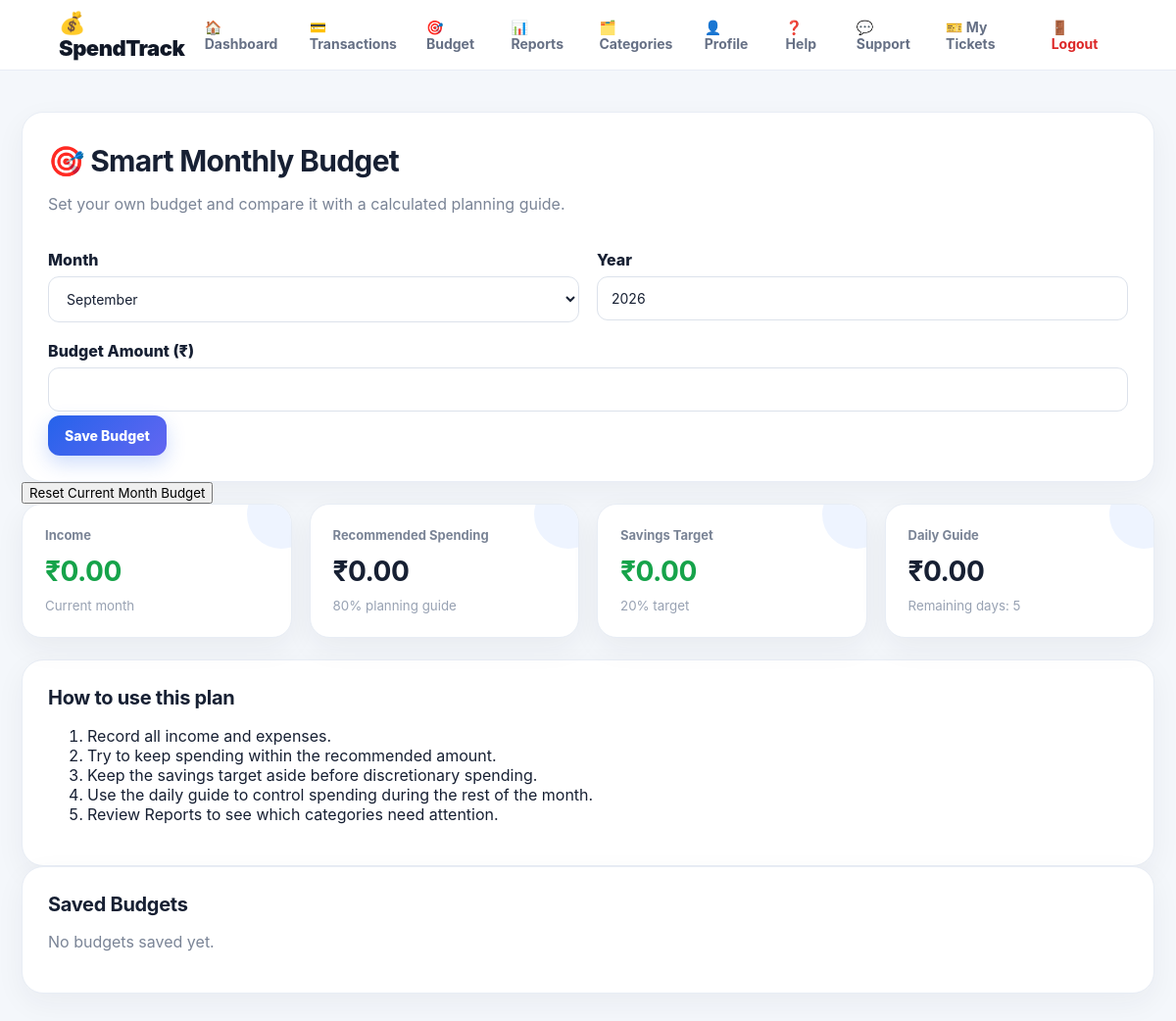
Before: /budget (signed in) with the older database file.
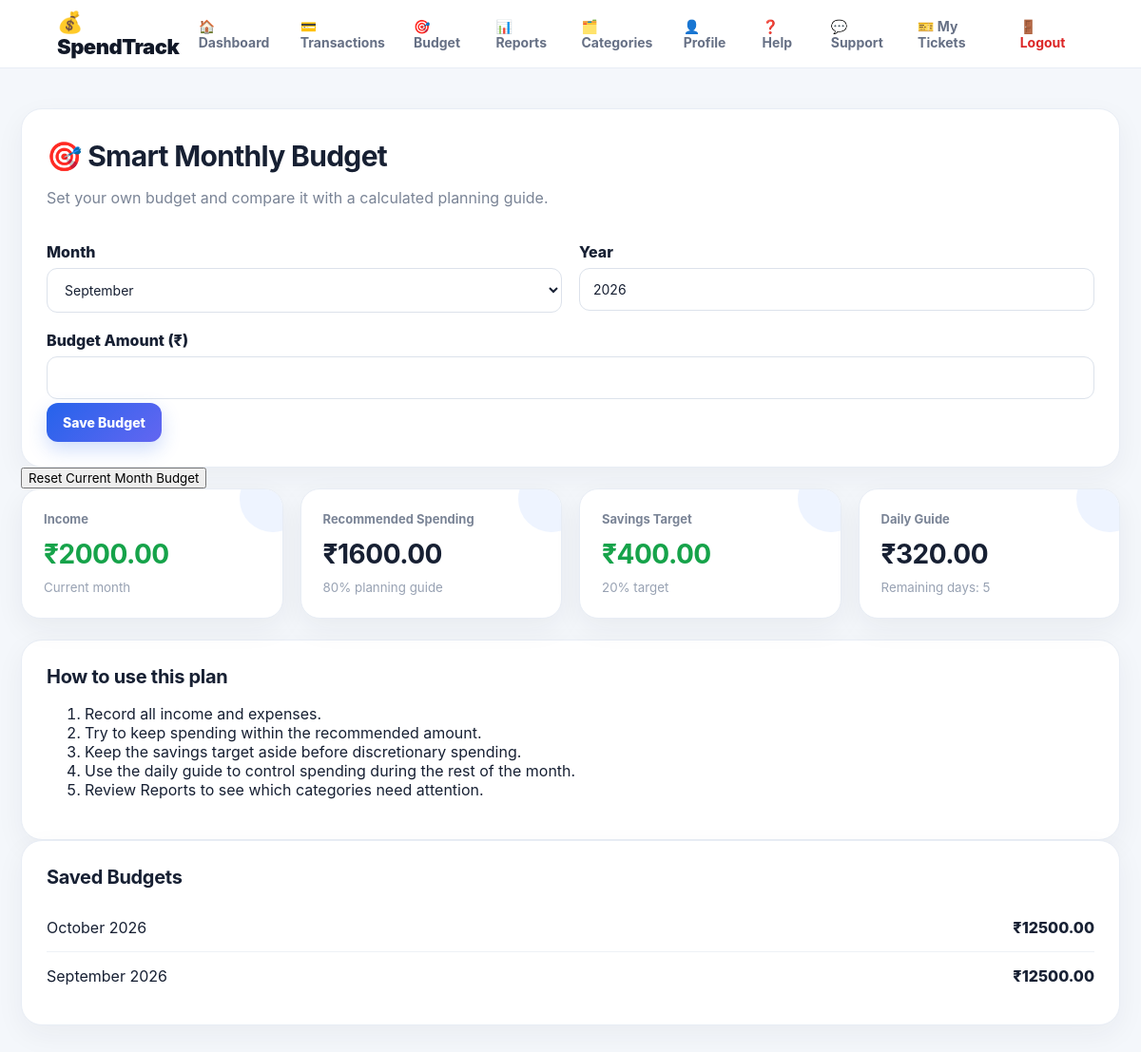
After: the same page with the newer database file.
### tables this page shows
CREATE TABLE budgets (
        id INTEGER PRIMARY KEY AUTOINCREMENT, user_id INTEGER NOT NULL,
        month INTEGER NOT NULL, year INTEGER NOT NULL, amount REAL NOT NULL,
        UNIQUE(user_id, month, year), FOREIGN KEY(user_id) REFERENCES users(id)
    );

### app.py (the view, shortened to what this page needs)
@app.route("/budget",methods=["GET","POST"])
@login_required
def budget():
    m,y=date.today().month,date.today().year
    conn=get_db(); budgets=conn.execute("SELECT * FROM budgets WHERE user_id=? ORDER BY year DESC,month DESC",(session["user_id"],)).fetchall(); conn.close()
    income, expense = totals(session["user_id"], m, y)
    recommended = income * 0.80
    savings_target = income * 0.20
    days_left = max(calendar.monthrange(y,m)[1] - date.today().day + 1, 1) if (m,y)==(date.today().month,date.today().year) else calendar.monthrange(y,m)[1]
    daily_guide = max(recommended - expense, 0) / days_left if days_left else 0
    return render_template("budget.html", budgets=budgets, month=m, year=y, plan_income=income, recommended=recommended, savings_target=savings_target, days_left=days_left, daily_guide=daily_guide)

### app.py (called while the page is built)
def get_db():
    conn = sqlite3.connect(DATABASE)
    conn.row_factory = sqlite3.Row
    return conn

def login_required(view):
    @wraps(view)
    def wrapped(*args, **kwargs):
        if "user_id" not in session: return redirect(url_for("login"))
        return view(*args, **kwargs)
    return wrapped

def totals(uid, month, year):
    conn=get_db()
    r=conn.execute("""SELECT
    COALESCE(SUM(CASE WHEN type='income' THEN amount ELSE 0 END),0) income,
    COALESCE(SUM(CASE WHEN type='expense' THEN amount ELSE 0 END),0) expense
    FROM transactions WHERE user_id=? AND strftime('%m',transaction_date)=?
    AND strftime('%Y',transaction_date)=?""",(uid,f"{month:02d}",str(year))).fetchone()
    conn.close()
    return float(r["income"]),float(r["expense"])

def user_categories(uid):
    if not uid: return CATEGORIES
    conn=get_db(); rows=conn.execute("SELECT name FROM categories WHERE user_id=? ORDER BY name",(uid,)).fetchall(); conn.close()
    return [r["name"] for r in rows] or CATEGORIES

@app.context_processor
def globals():
    return {"categories":user_categories(session.get("user_id")),"payment_methods":PAYMENT_METHODS,"month_names":MONTH_NAMES,"logged_in":"user_id" in session}

### templates/budget.html
{% extends "base.html" %}{% block title %}Smart Budget{% endblock %}
{% block content %}<main class="container">
<section class="panel"><h1>🎯 Smart Monthly Budget</h1><p class="muted">Set your own budget and compare it with a calculated planning guide.</p>
<form method="post" class="formgrid"><div><label>Month</label><select name="month">{% for m in range(1,13) %}<option value="{{m}}" {% if m==month %}selected{% endif %}>{{month_names[m-1]}}</option>{% endfor %}</select></div><div><label>Year</label><input name="year" type="number" min="2020" max="2100" value="{{year}}"></div><div class="fullrow"><label>Budget Amount (₹)</label><input name="amount" type="number" min="0" step="0.01" required></div><div class="fullrow"><button class="primary">Save Budget</button></div></form></section>
<form method="POST" action="{{ url_for('reset_budget') }}"
      onsubmit="return confirm('Are you sure you want to reset this month’s budget?');">
    <button type="submit" class="danger">
        Reset Current Month Budget
    </button>
</form>
<section class="cards"><div class="card"><span>Income</span><strong class="green">₹{{'%.2f'|format(plan_income)}}</strong><small>Current month</small></div><div class="card"><span>Recommended Spending</span><strong>₹{{'%.2f'|format(recommended)}}</strong><small>80% planning guide</small></div><div class="card"><span>Savings Target</span><strong class="green">₹{{'%.2f'|format(savings_target)}}</strong><small>20% target</small></div><div class="card"><span>Daily Guide</span><strong>₹{{'%.2f'|format(daily_guide)}}</strong><small>Remaining days: {{days_left}}</small></div></section>
<section class="panel"><h2>How to use this plan</h2><ol><li>Record all income and expenses.</li><li>Try to keep spending within the recommended amount.</li><li>Keep the savings target aside before discretionary spending.</li><li>Use the daily guide to control spending during the rest of the month.</li><li>Review Reports to see which categories need attention.</li></ol></section>
<section class="panel"><h2>Saved Budgets</h2>{% for b in budgets %}<div class="tx"><span>{{month_names[b['month']-1]}} {{b['year']}}</span><b>₹{{'%.2f'|format(b['amount'])}}</b></div>{% else %}<p class="muted">No budgets saved yet.</p>{% endfor %}</section>
</main>{% endblock %}

Changed rows visible on the page:
added budgets: month "October", year "2026", amount "12500.00"
added budgets: month "September", year "2026", amount "12500.00"
Other visible differences:
{{ '%.2f'|format(plan_income) }}: "0.00" → "2000.00"
{{ '%.2f'|format(recommended) }}: "0.00" → "1600.00"
{{ '%.2f'|format(savings_target) }}: "0.00" → "400.00"
{{ '%.2f'|format(daily_guide) }}: "0.00" → "320.00"
text no longer shown: "No budgets saved yet."
